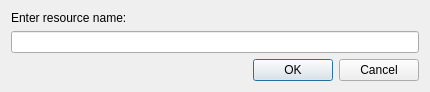
<?xml version="1.0" encoding="UTF-8"?>
<ui version="4.0">
 <class>RemoteResourceDialog</class>
 <widget class="QDialog" name="RemoteResourceDialog">
  <property name="geometry">
   <rect>
    <x>0</x>
    <y>0</y>
    <width>430</width>
    <height>86</height>
   </rect>
  </property>
  <property name="windowTitle">
   <string>Remote resource</string>
  </property>
  <layout class="QVBoxLayout" name="verticalLayout">
   <item>
    <widget class="QLabel" name="label">
     <property name="text">
      <string>Enter resource name:</string>
     </property>
    </widget>
   </item>
   <item>
    <widget class="QLineEdit" name="lineEdit"/>
   </item>
   <item>
    <widget class="QDialogButtonBox" name="buttonBox">
     <property name="orientation">
      <enum>Qt::Horizontal</enum>
     </property>
     <property name="standardButtons">
      <set>QDialogButtonBox::Cancel|QDialogButtonBox::Ok</set>
     </property>
    </widget>
   </item>
  </layout>
 </widget>
 <resources/>
 <connections>
  <connection>
   <sender>buttonBox</sender>
   <signal>accepted()</signal>
   <receiver>RemoteResourceDialog</receiver>
   <slot>accept()</slot>
   <hints>
    <hint type="sourcelabel">
     <x>248</x>
     <y>254</y>
    </hint>
    <hint type="destinationlabel">
     <x>157</x>
     <y>274</y>
    </hint>
   </hints>
  </connection>
  <connection>
   <sender>buttonBox</sender>
   <signal>rejected()</signal>
   <receiver>RemoteResourceDialog</receiver>
   <slot>reject()</slot>
   <hints>
    <hint type="sourcelabel">
     <x>316</x>
     <y>260</y>
    </hint>
    <hint type="destinationlabel">
     <x>286</x>
     <y>274</y>
    </hint>
   </hints>
  </connection>
 </connections>
</ui>
